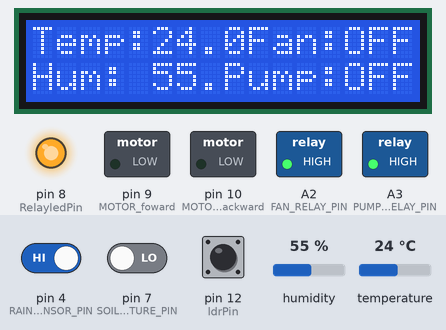
This sketch was run on a simulated Arduino Uno, built with avr-gcc and run on an emulated ATmega328P. Parts: 16×2 character LCD, switched loads named in the sketch (green lamp = pin HIGH), output pins drawn as LEDs (lit = HIGH). The inputs (shaded band) are chosen by the test bench; at power-on: temperature 24 °C, pin 7 (SOIL_MOISTURE_PIN) LOW, pin 12 (ldrPin) HIGH, humidity 55 %, pin 4 (RAIN_SENSOR_PIN) HIGH. What the sketch prints to the serial monitor is not drawn.

Above: at 1.4 s.
1.5 s: temperature set to 27 °C
At 3.4 s:
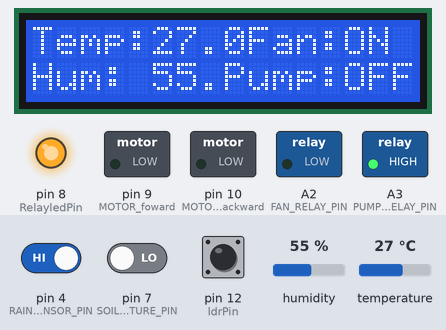
4.3 s: pin 7 (SOIL_MOISTURE_PIN) driven HIGH
At 5.4 s:
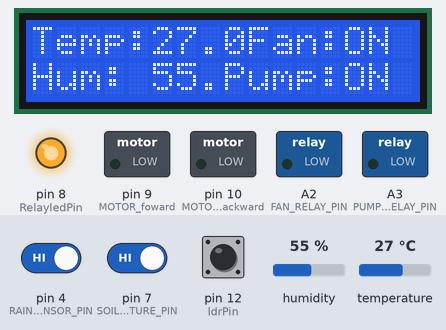
7.1 s: temperature set to 12 °C
At 9.4 s:
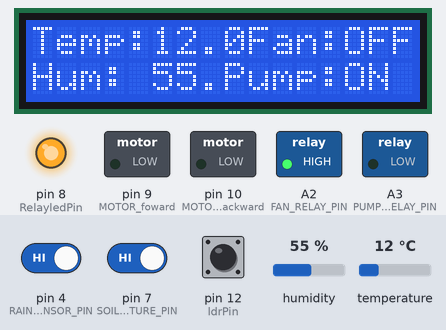
10.1 s: pin 12 (ldrPin) pulled LOW for 2.45 s
At 11.4 s:
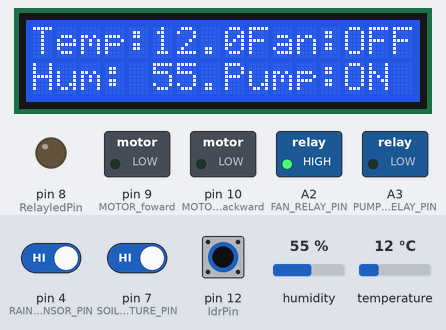
14.2 s: humidity set to 22 %
At 15.5 s:
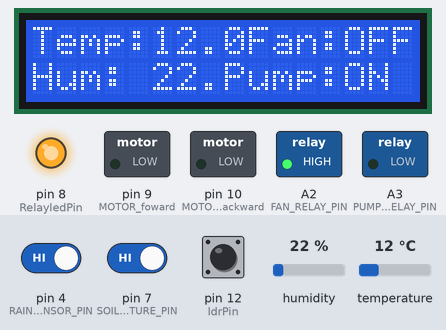
17.0 s: pin 7 (SOIL_MOISTURE_PIN) driven LOW
At 19.6 s:
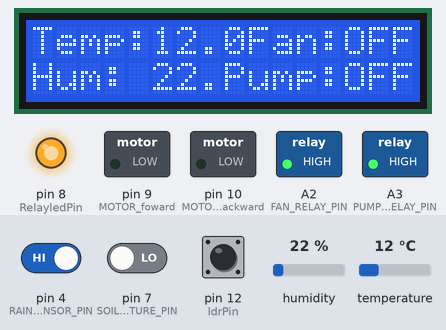
Timing chart, 0 to 21.1 s (numbered marks = the images above; inputs shaded):
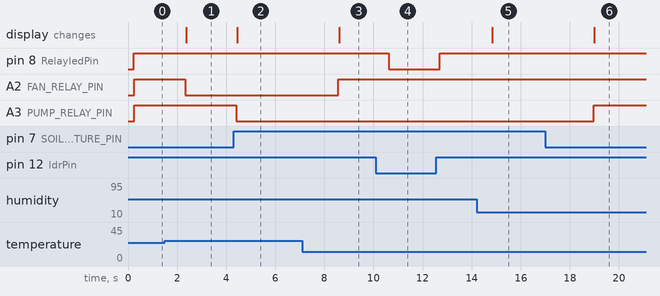

The sketch:

GreenHouse_2.ino
```cpp
#include"DHT.h"
#include <LiquidCrystal.h>

#define DHTPIN 3       // Digital pin connected to the DHT sensor
#define DHTTYPE DHT11   // DHT 22  (AM2302)
#define SOIL_MOISTURE_PIN 7// Digital pin connected to the soil moisture sensor
#define RAIN_SENSOR_PIN 4   // Digital pin connected to the rain sensor
#define FAN_RELAY_PIN A2     // Digital pin connected to the fan relay
#define PUMP_RELAY_PIN A3    // Digital pin connected to the pump relay
#define MOTOR_foward 9
#define  MOTOR_backward 10
#define  RelayledPin  8
const int ldrPin = 12;
bool elseStatementHasRun = false;


DHT dht(DHTPIN, DHTTYPE);
#include <LiquidCrystal_I2C.h>

LiquidCrystal_I2C lcd(0x27, 16, 2);
int tempVal;
float humVal;

float  getTemperature(){

// Read temperature as Celsius (the default)
  float t = dht.readTemperature();
  if (isnan(t)) {
    Serial.println(F("Failed to read from DHT sensor!"));
    return 0.00;
  }
  return t;
}


float  getHumidity(){

// Read temperature as Celsius (the default)
  float h = dht.readHumidity();
  if (isnan(h)) {
    Serial.println(F("Failed to read from DHT sensor!"));
    return 0.00;
  }
  return h;
}

void setup() {
  Serial.begin(9600);
  lcd.begin(16, 2);  // Initialize the LCD display with 16 columns and 2 rows
  pinMode(SOIL_MOISTURE_PIN, INPUT);
  pinMode(RAIN_SENSOR_PIN, INPUT);
  pinMode(ldrPin, INPUT_PULLUP);
    pinMode(MOTOR_foward, OUTPUT);
    pinMode(MOTOR_backward, OUTPUT);
    dht.begin();
   lcd.backlight();
  lcd.init();
  lcd.begin(16, 2);
  lcd.setCursor(0, 0);
  lcd.print("SMART GREENHOUSE");
  pinMode(RelayledPin, OUTPUT); // Set the LED pin as output
}

void loop() {
  // Read temperature and humidity from DHT sensor
  float temperature = getTemperature();
  float humidity = getHumidity();


  // Read soil moisture level
  int soilMoisture = digitalRead(SOIL_MOISTURE_PIN);

  // Read rain sensor
  int rainDetected = digitalRead(RAIN_SENSOR_PIN);


  int ldrValue = digitalRead(ldrPin); // Read the value from the LDR
  Serial.print("LDR Value: ");
  Serial.println(ldrValue); // Print the value to the serial monitor

  if (ldrValue == 1) {
    digitalWrite(RelayledPin ,HIGH); // Turn on the LED if the LDR value exceeds the threshold
  } else {
    digitalWrite(RelayledPin, LOW); // Turn off the LED otherwise
  }
    lcd.clear();
  lcd.setCursor(0, 0);
  lcd.print("Temp:");
  lcd.print(temperature);
  //lcd.print(" C");
  lcd.setCursor(0, 1);
  lcd.print("Hum: ");
  lcd.print(humidity);
  lcd.print("%");

  // Check temperature and control fan
  if (temperature > 25) { // Adjust threshold as needed
    analogWrite(FAN_RELAY_PIN, 0);// Turn on the fan
  } else {
    analogWrite(FAN_RELAY_PIN, 255); // Turn off the fan

  }

  //  if ( temperature == 29) {
  //   digitalWrite(MOTOR_foward, LOW);
  //   delay(2000);
  //  digitalWrite(MOTOR_foward, HIGH);
  // }  else {
  //   // Check if the else statement has not run before
  //   if (!elseStatementHasRun) {
  //     digitalWrite(MOTOR_backward, LOW);
  //     delay(2000);
  //     digitalWrite(MOTOR_backward, HIGH);

  //     // Set the flag to indicate that the else statement has run
  //     elseStatementHasRun = true;
  //   }
  // }

  // Check soil moisture and control pump
  if (soilMoisture == HIGH) { // Adjust threshold as needed
    analogWrite(PUMP_RELAY_PIN, 0); // Turn on the pump
     lcd.print("ON");
  } else {
    analogWrite(PUMP_RELAY_PIN ,255);  // Turn off the pump
    lcd.print("OFF");
  }

  // Print sensor readings on LCD


 // Print status of pump and fan
  lcd.setCursor(9, 0);
  lcd.print("Fan:");

  if (digitalRead(FAN_RELAY_PIN) == 0) {
    lcd.print("ON");
  } else {
    lcd.print("OFF");
  }

  lcd.setCursor(8, 1);
  lcd.print("Pump:");
  if (digitalRead(PUMP_RELAY_PIN) == 0) {
    lcd.print("ON ");
  } else {
    lcd.print("OFF");
  }


  // Print sensor readings for monitoring
  Serial.print("Temperature: ");
  Serial.print(temperature);
  Serial.print(" °C, Humidity: ");
  Serial.print(humidity);
  Serial.print("%, Soil Moisture: ");
  Serial.print(soilMoisture);
  Serial.print(", Rain Detected: ");
  Serial.println(rainDetected);

  delay(2000); // Adjust delay as needed for your application
}
```

Measured:
- the behaviour switches between 25 and 26 °C on temperature (found by bisection; images 0 and 1)
- after the input at 1.5 s, A2 (FAN_RELAY_PIN): HIGH → LOW after 0.83 s; the display: changes after 0.86 s (image 1)
- after the input at 4.3 s, A3 (PUMP_RELAY_PIN): HIGH → LOW after 0.11 s; the display: changes after 0.14 s (image 2)
- after the input at 7.1 s, A2 (FAN_RELAY_PIN): LOW → HIGH after 1.5 s; the display: changes after 1.5 s (image 3)
- after the input at 10.1 s, pin 8 (RelayledPin): HIGH → LOW after 0.52 s, → HIGH 2.1 s later
- after the input at 14.2 s, the display: changes after 0.64 s (image 5)
- after the input at 17.0 s, A3 (PUMP_RELAY_PIN): LOW → HIGH after 2.0 s; the display: changes after 2.0 s (image 6)
